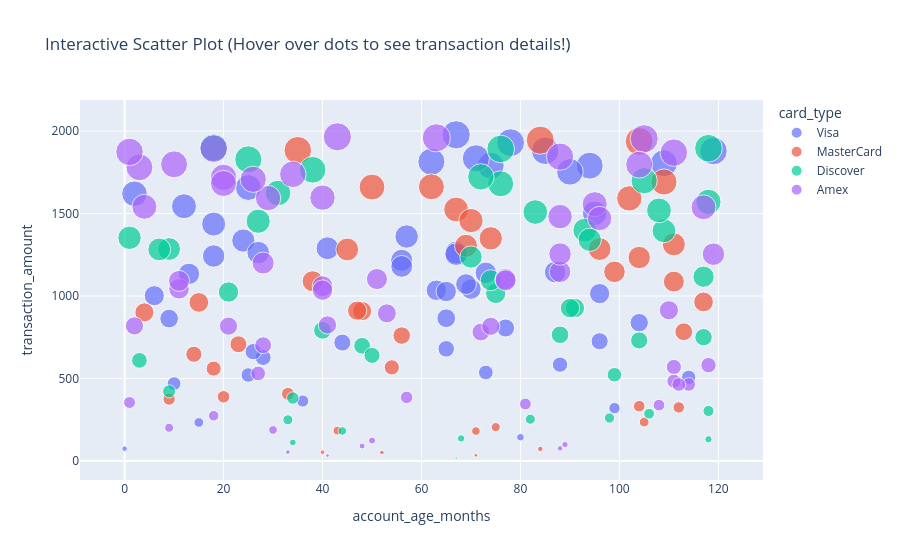

Notebook cell for this chart:
### Markdown cell above
### 🔹 🔹 Interactive Scatter Plot: `px.scatter()`
Demonstrates how to use `🔹 Interactive Scatter Plot: `px.scatter()`` in Python. Visualizations turn complex numerical data into clear, intuitive graphics, helping you spot trends, patterns, and anomalies quickly. **Tip:** Always provide clear axis labels (`xlabel`, `ylabel`) and a title so viewers can interpret your visualization at a glance.

**Syntax:** `# 1. Create interactive scatter plot`

### Code cell
# 1. Create interactive scatter plot
fig = px.scatter(
    df.head(200), 
    x='account_age_months', 
    y='transaction_amount', 
    color='card_type', 
    size='transaction_amount', 
    hover_data=['transaction_id', 'region'], 
    title='Interactive Scatter Plot (Hover over dots to see transaction details!)'
)

# 2. Display the interactive chart
fig.show()

### Figure 1 — Plotly figure (JSON) as saved in the notebook; plotly's stock layout.template omitted (floating-point values rounded to 4 significant figures)
{"data": [{"customdata": [["TX110686", "North"], ["TX113784", "North"], ["TX103384", "South"], ["TX107177", "East"], ["TX110960", "South"], ["TX114590", "South"], ["TX108217", "South"], ["TX113245", "West"], ["TX109758", "South"], ["TX101876", "North"], ["TX103460", "South"], ["TX112674", "North"], ["TX102819", "North"], ["TX110754", "West"], ["TX108194", "North"], ["TX102314", "West"], ["TX100103", "East"], ["TX114199", "North"], ["TX102949", "West"], ["TX107314", "North"], ["TX108786", "East"], ["TX107330", "East"], ["TX114707", "West"], ["TX113153", "South"], ["TX111823", "North"], ["TX102329", "North"], ["TX101138", "East"], ["TX114268", "West"], ["TX101861", "South"], ["TX101010", "East"], ["TX103443", "East"], ["TX106512", "West"], ["TX106080", "West"], ["TX107425", "West"], ["TX104386", "West"], ["TX113240", "North"], ["TX111274", "North"], ["TX100045", "South"], ["TX101987", "East"], ["TX106576", "East"], ["TX111609", "West"], ["TX114323", "South"], ["TX113289", "West"], ["TX105239", "North"], ["TX109997", "West"], ["TX107428", "West"], ["TX110561", "East"], ["TX107398", "North"], ["TX103468", "North"], ["TX101206", "East"], ["TX104064", "North"], ["TX110284", "West"], ["TX107652", "South"]], "hovertemplate": "card_type=Visa<br>account_age_months=%{x}<br>transaction_amount=%{marker.size}<br>transaction_id=%{customdata[0]}<br>region=%{customdata[1]}<extra></extra>", "legendgroup": "Visa", "marker": {"color": "#636efa", "size": [1216.0, 1264.0, 363.5, 679.9, 1805.0, 1145.0, 320.6, 507.1, 726.1, 1361.0, 1790.0, 1753.0, 1042.0, 806.3, 1879.0, 627.2, 521.4, 1544.0, 1134.0, 1620.0, 1336.0, 838.8, 717.8, 1072.0, 75.02, 144.3, 1002.0, 1790.0, 662.9, 1243.0, 865.5, 1898.0, 536.5, 1501.0, 1436.0, 1881.0, 1814.0, 1263.0, 1835.0, 1254.0, 1290.0, 1977.0, 863.3, 1658.0, 1180.0, 469.2, 583.9, 1930.0, 1035.0, 233.7, 1028.0, 1015.0, 1141.0], "sizemode": "area", "sizeref": 4.943, "symbol": "circle"}, "mode": "markers", "name": "Visa", "orientation": "v", "showlegend": true, "type": "scatter", "x": [56, 67, 36, 65, 109, 87, 99, 114, 96, 57, 94, 90, 70, 77, 119, 28, 25, 12, 13, 2, 24, 104, 44, 69, 0, 80, 6, 74, 26, 18, 65, 18, 73, 95, 18, 85, 62, 27, 71, 67, 41, 67, 9, 25, 56, 10, 88, 78, 63, 15, 65, 96, 73], "xaxis": "x", "y": [1216.0, 1264.0, 363.5, 679.9, 1805.0, 1145.0, 320.6, 507.1, 726.1, 1361.0, 1790.0, 1753.0, 1042.0, 806.3, 1879.0, 627.2, 521.4, 1544.0, 1134.0, 1620.0, 1336.0, 838.8, 717.8, 1072.0, 75.02, 144.3, 1002.0, 1790.0, 662.9, 1243.0, 865.5, 1898.0, 536.5, 1501.0, 1436.0, 1881.0, 1814.0, 1263.0, 1835.0, 1254.0, 1290.0, 1977.0, 863.3, 1658.0, 1180.0, 469.2, 583.9, 1930.0, 1035.0, 233.7, 1028.0, 1015.0, 1141.0], "yaxis": "y"}, {"customdata": [["TX107170", "East"], ["TX107002", "East"], ["TX112677", "North"], ["TX102947", "West"], ["TX104091", "West"], ["TX112671", "West"], ["TX107532", "East"], ["TX109898", "West"], ["TX107584", "North"], ["TX111430", "West"], ["TX108481", "South"], ["TX103938", "East"], ["TX102758", "West"], ["TX105071", " North "], ["TX106421", "North"], ["TX108889", "East"], ["TX103261", "South"], ["TX109544", "East"], ["TX103775", "West"], ["TX103155", "West"], ["TX111936", "West"], ["TX111680", "East"], ["TX112695", "West"], ["TX112108", "South"], ["TX107974", "North"], ["TX107675", "West"], ["TX111758", "South"], ["TX107703", "South"], ["TX100155", "West"], ["TX107812", "South"], ["TX114215", " East "], ["TX106908", "East"], ["TX100442", "North"], ["TX106523", "South"], ["TX110009", "East"], ["TX113204", "South"], ["TX110408", "South"], ["TX101287", "South"], ["TX107201", "North"], ["TX110435", "North"], ["TX104142", "East"], ["TX112228", "West"]], "hovertemplate": "card_type=MasterCard<br>account_age_months=%{x}<br>transaction_amount=%{marker.size}<br>transaction_id=%{customdata[0]}<br>region=%{customdata[1]}<extra></extra>", "legendgroup": "MasterCard", "marker": {"color": "#EF553B", "size": [325.0, 1285.0, 559.9, 567.7, 1662.0, 900.9, 1661.0, 783.5, 1304.0, 1945.0, 51.76, 646.9, 908.9, 1147.0, 1350.0, 235.8, 1884.0, 964.2, 1088.0, 34.86, 73.44, 1938.0, 332.6, 375.4, 1525.0, 184.1, 1090.0, 205.5, 760.4, 707.7, 911.5, 389.2, 181.6, 1458.0, 1282.0, 961.2, 1592.0, 1691.0, 1313.0, 1234.0, 407.3, 53.41], "sizemode": "area", "sizeref": 4.943, "symbol": "circle"}, "mode": "markers", "name": "MasterCard", "orientation": "v", "showlegend": true, "type": "scatter", "x": [112, 96, 18, 54, 62, 4, 50, 113, 69, 84, 52, 14, 48, 99, 74, 105, 35, 117, 111, 71, 84, 104, 104, 9, 67, 43, 38, 75, 56, 23, 47, 20, 71, 70, 45, 15, 102, 109, 111, 104, 33, 40], "xaxis": "x", "y": [325.0, 1285.0, 559.9, 567.7, 1662.0, 900.9, 1661.0, 783.5, 1304.0, 1945.0, 51.76, 646.9, 908.9, 1147.0, 1350.0, 235.8, 1884.0, 964.2, 1088.0, 34.86, 73.44, 1938.0, 332.6, 375.4, 1525.0, 184.1, 1090.0, 205.5, 760.4, 707.7, 911.5, 389.2, 181.6, 1458.0, 1282.0, 961.2, 1592.0, 1691.0, 1313.0, 1234.0, 407.3, 53.41], "yaxis": "y"}, {"customdata": [["TX108328", "East"], ["TX108001", "South"], ["TX100974", "North"], ["TX100046", "south"], ["TX103119", "South"], ["TX112884", "East"], ["TX107030", "East"], ["TX113810", "North"], ["TX106378", "South"], ["TX100569", "South"], ["TX107336", "West"], ["TX104902", "South"], ["TX111536", " East "], ["TX106545", "West"], ["TX111282", "East"], ["TX101539", "North"], ["TX102787", "West"], ["TX103952", "West"], ["TX110826", "West"], ["TX109162", "East"], ["TX104769", "West"], ["TX100373", "South"], ["TX104877", "East"], ["TX109352", "West"], ["TX101394", "South"], ["TX105076", "West"], ["TX109776", "North"], ["TX113740", "North"], ["TX102773", "North"], ["TX107946", "North"], ["TX101111", "East"], ["TX104214", "North"], ["TX103930", "South"], ["TX112757", "West"], ["TX110828", "North"], ["TX106951", "East"], ["TX104888", "North"], ["TX106681", "South"], ["TX111706", "East"], ["TX101374", "North"], ["TX100202", "North"], ["TX111437", "North"], ["TX101341", "East"], ["TX112477", "East"], ["TX113341", "South"], ["TX108166", "North"]], "hovertemplate": "card_type=Discover<br>account_age_months=%{x}<br>transaction_amount=%{marker.size}<br>transaction_id=%{customdata[0]}<br>region=%{customdata[1]}<extra></extra>", "legendgroup": "Discover", "marker": {"color": "#00cc96", "size": [136.7, 609.8, 927.5, 18.19, 765.4, 249.3, 1353.0, 1237.0, 1454.0, 1395.0, 1509.0, 422.0, 1024.0, 1699.0, 1117.0, 1285.0, 260.7, 1681.0, 1399.0, 131.7, 1571.0, 1016.0, 112.4, 698.3, 1722.0, 182.0, 1283.0, 1096.0, 1519.0, 731.1, 1828.0, 522.8, 792.5, 303.3, 1900.0, 253.3, 381.8, 927.0, 1625.0, 286.6, 1341.0, 640.2, 1892.0, 750.7, 1766.0, 1896.0], "sizemode": "area", "sizeref": 4.943, "symbol": "circle"}, "mode": "markers", "name": "Discover", "orientation": "v", "showlegend": true, "type": "scatter", "x": [68, 3, 91, 67, 88, 33, 1, 70, 27, 109, 83, 9, 21, 105, 117, 9, 98, 76, 93, 118, 118, 75, 34, 48, 72, 44, 7, 74, 108, 104, 25, 99, 40, 118, 18, 82, 34, 90, 31, 106, 94, 50, 76, 117, 38, 118], "xaxis": "x", "y": [136.7, 609.8, 927.5, 18.19, 765.4, 249.3, 1353.0, 1237.0, 1454.0, 1395.0, 1509.0, 422.0, 1024.0, 1699.0, 1117.0, 1285.0, 260.7, 1681.0, 1399.0, 131.7, 1571.0, 1016.0, 112.4, 698.3, 1722.0, 182.0, 1283.0, 1096.0, 1519.0, 731.1, 1828.0, 522.8, 792.5, 303.3, 1900.0, 253.3, 381.8, 927.0, 1625.0, 286.6, 1341.0, 640.2, 1892.0, 750.7, 1766.0, 1896.0], "yaxis": "y"}, {"customdata": [["TX108563", "West"], ["TX111945", "East"], ["TX101965", "South"], ["TX106066", "West"], ["TX104105", "North"], ["TX105474", "North"], ["TX104983", "South"], ["TX104600", "South"], ["TX105077", "South"], ["TX106910", "West"], ["TX113018", "South"], ["TX113327", "East"], ["TX112404", "South"], ["TX106054", "South"], ["TX111134", "West"], ["TX103785", "South"], ["TX113445", "North"], ["TX114368", "North"], ["TX104649", " East "], ["TX113560", "North"], ["TX101090", "East"], ["TX114702", "East"], ["TX100359", "East"], ["TX102704", "North"], ["TX107934", "West"], ["TX110719", "South"], ["TX107850", "South"], ["TX114411", "East"], ["TX105666", "East"], ["TX103406", "South"], ["TX102439", "East"], ["TX111556", "North"], ["TX113375", "West"], ["TX107182", "North"], ["TX111903", "North"], ["TX106366", "North"], ["TX103471", "North"], ["TX108075", "north"], ["TX100767", "East"], ["TX101310", "East"], ["TX107586", "South"], ["TX109356", "East"], ["TX108470", "South"], ["TX109865", "South"], ["TX114150", "North"], ["TX106409", " West "], ["TX102451", "North"], ["TX108573", "North"], ["TX109058", "South"], ["TX114570", "South"], ["TX107761", "East"], ["TX103818", "North"], ["TX104111", "North"], ["TX100678", "East"], ["TX112189", "West"], ["TX109182", "North"], ["TX102162", "North"], ["TX106100", "West"], ["TX106121", "East"]], "hovertemplate": "card_type=Amex<br>account_age_months=%{x}<br>transaction_amount=%{marker.size}<br>transaction_id=%{customdata[0]}<br>region=%{customdata[1]}<extra></extra>", "legendgroup": "Amex", "marker": {"color": "#ab63fa", "size": [124.2, 781.6, 913.7, 816.4, 354.7, 1894.0, 1254.0, 819.0, 701.8, 1869.0, 1557.0, 1594.0, 895.1, 570.0, 1597.0, 338.7, 33.01, 1953.0, 1060.0, 1482.0, 1959.0, 1798.0, 1780.0, 385.6, 1147.0, 53.98, 1708.0, 1874.0, 530.8, 483.9, 76.41, 464.1, 1719.0, 1797.0, 1470.0, 201.4, 1255.0, 1103.0, 1200.0, 90.61, 1103.0, 188.0, 1095.0, 824.7, 1541.0, 345.6, 464.0, 274.1, 1036.0, 1683.0, 1044.0, 1738.0, 1538.0, 1965.0, 1092.0, 580.9, 1845.0, 99.48, 817.4], "sizemode": "area", "sizeref": 4.943, "symbol": "circle"}, "mode": "markers", "name": "Amex", "orientation": "v", "showlegend": true, "type": "scatter", "x": [50, 72, 110, 74, 1, 18, 119, 2, 28, 111, 95, 29, 53, 111, 40, 108, 41, 105, 40, 88, 63, 10, 3, 57, 88, 33, 26, 1, 27, 111, 88, 114, 20, 104, 96, 9, 88, 51, 28, 48, 77, 30, 77, 41, 4, 81, 112, 18, 40, 20, 11, 34, 117, 43, 11, 118, 88, 89, 21], "xaxis": "x", "y": [124.2, 781.6, 913.7, 816.4, 354.7, 1894.0, 1254.0, 819.0, 701.8, 1869.0, 1557.0, 1594.0, 895.1, 570.0, 1597.0, 338.7, 33.01, 1953.0, 1060.0, 1482.0, 1959.0, 1798.0, 1780.0, 385.6, 1147.0, 53.98, 1708.0, 1874.0, 530.8, 483.9, 76.41, 464.1, 1719.0, 1797.0, 1470.0, 201.4, 1255.0, 1103.0, 1200.0, 90.61, 1103.0, 188.0, 1095.0, 824.7, 1541.0, 345.6, 464.0, 274.1, 1036.0, 1683.0, 1044.0, 1738.0, 1538.0, 1965.0, 1092.0, 580.9, 1845.0, 99.48, 817.4], "yaxis": "y"}], "layout": {"legend": {"itemsizing": "constant", "title": {"text": "card_type"}, "tracegroupgap": 0}, "title": {"text": "Interactive Scatter Plot (Hover over dots to see transaction details!)"}, "xaxis": {"anchor": "y", "domain": [0.0, 1.0], "title": {"text": "account_age_months"}}, "yaxis": {"anchor": "x", "domain": [0.0, 1.0], "title": {"text": "transaction_amount"}}}}
